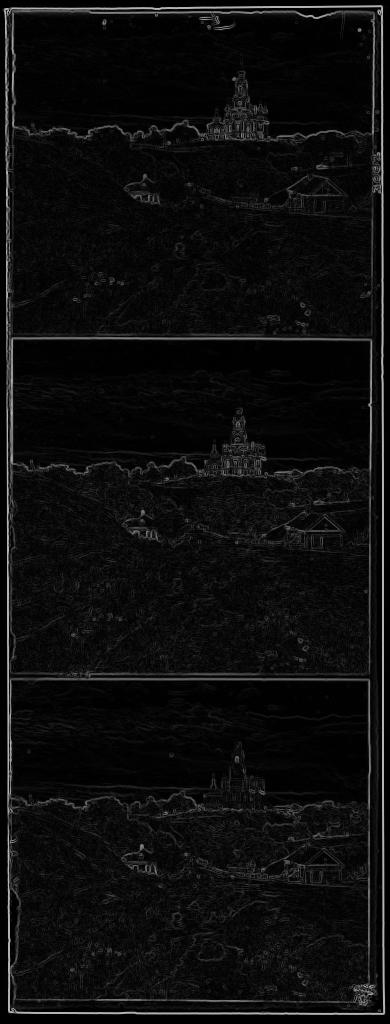
#> input picture P1/sobel_example.jpg, 390 x 1024 px
$ python main.py sobel_example.jpg out.png
#> lines starting #> are read from the running program, lines starting #| are printed output that depends on the picture
import numpy as np
import skimage.io as skio
import skimage.transform as sktr
import skimage.filters as skfil
import math
import argparse
import time


# Sum of Squared Differences
def SSD(A, B):
    return np.sum(np.sum((A-B)**2))


# Normalized Cross Correlation
# [4 lines left out: function NCC, not called in this run]


# Auxiliary function to roll the image horizontally
def move_horizontal(A, n):
    return np.roll(A, n, 1)


# Auxiliary function to roll the image vertically
def move_vertical(A, n):
    return np.roll(A, n, 0)


# Moves the image within a -15 to 15 space and returns
# the movement that results in the best value of func.
# The reverse argument is for NCC, for which we look for the
# maximum number instead of the minimum.
def exhaust_align(A, B, func, reverse):
    list_of_moves = []
    for i in range(-15, 15):
        for j in range(-15, 15):
            moved = move_horizontal(A, i)
            moved = move_vertical(moved, j)
            val = func(moved, B)
            list_of_moves.append([val, [i, j]])

    sorted_list = sorted(list_of_moves, key=lambda x: x[0], reverse=reverse)
    return sorted_list[0][1]


# Sums, formats and prints the accumulate movement
def print_mov_buf(mov_buf):
    red_movement = [0, 0]
    green_movement = [0, 0]
    for mov in mov_buf:
        red_movement = np.add(red_movement, mov[0])
        green_movement = np.add(green_movement, mov[1])
    print("Red movement:\n   x: ", red_movement[0],
          "\n   y: ", red_movement[1],
          "\nGreen movement:\n   x: ", green_movement[0],
          "\n   y: ", green_movement[1])


# Runs a naive search for the optimal movement.
# [31 lines left out: function exhaust_image, not called in this run]


# Pyramid's method recursive function
def recursive_pyramid(R, G, B, mov_buf, method, exponent, min_exponent):
    # If the exponent has reached the minimum,
    # return the final channels and the movement list
    if exponent <= min_exponent:
        return [R, G, B], mov_buf

    # Calculate the downscale factor
    # and rescale the channels
    dif = 2**exponent
    newR = sktr.rescale(R, 1/dif)
    newG = sktr.rescale(G, 1/dif)
    newB = sktr.rescale(B, 1/dif)

    # Sets the reverse value if is going to run NCC
    reversed = method == NCC

    GB = exhaust_align(newG, newB, method, reversed)
    # Moves the downscaled green channel regarding the
    # downscaled blue channel
    newG = move_horizontal(move_vertical(newG, GB[1]), GB[0])
    RG = exhaust_align(newR, newG, method, reversed)

    # Moves the red channel regarding the green channel
    # with the scaling factor as multiplier for the movement
    R = move_horizontal(move_vertical(R, RG[1] * dif), RG[0] * dif)
    # Moves the full scale green channel regarding the blue channel
    # with the scaling factor as multiplier for the movement
    G = move_horizontal(move_vertical(G, GB[1] * dif), GB[0] * dif)

    # Adds scaled movements to ther movement list
    mov_buf.append([np.multiply(RG, dif), np.multiply(GB, dif)])
    # Calls nextjournal iteration with smaller exponent (Bigger image)
    return recursive_pyramid(R, G, B, mov_buf, method, exponent-1, min_exponent)


# Finds an unnatural border and returns its coordinate for
# future trimming
# list_func is the function used to list all the components
# of an axis
# value_funct is the function used to calculate the value of
# a specific axis given an image
# [45 lines left out: functions find_border, auto_crop, not called in this run]


# Evaluates the size of the image
# after being cropped
def crop_eval(x):
    return (x[1]-x[0])*(x[3]-x[2])


# Crops an image given the limits
def crop(img, limits):
    return img[limits[0]:limits[1], limits[2]:limits[3]]


# Starts the recursive process for the pyramid method
def pyramid_search_align(original_image, save_name, method, should_crop, should_full_crop):
#> called with original_image = 'sobel_example.jpg', save_name = 'out.png', should_crop = False, should_full_crop = False
    image = skio.imread(original_image)
#> image is the input picture: shape (1024, 390); min 0, max 204, mean 13.2
    height = int(len(image)/3)
#> height = 341

    # Splits the image
    blue = image[:height]
    green = image[height:2*height]
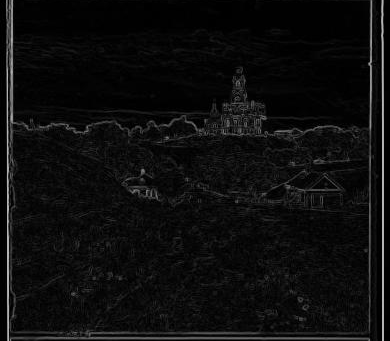
#> green: shape (341, 390); min 0, max 189, mean 13
    red = image[2*height:3*height]

    if should_crop or should_full_crop:
        crops = [auto_crop(blue), auto_crop(green), auto_crop(red)]
        min_crop = min(crops, key=crop_eval)

        # Sets new values for the channels
        blue = crop(blue, min_crop)
        green = crop(green, min_crop)
        red = crop(red, min_crop)

    # Finds the exponent for which the image will have
    # its X-axis downsized to 100
    exponent = int(math.log2(blue.shape[1]/100))
#> exponent = 1

    # If the image is too small to have more than
    # ones pyramid level, set the minimum exponent
    # to 0
    if exponent <= 1:
        min_exponent = 0
    else:
        min_exponent = 1

    RGB_tuple, mov_buf = recursive_pyramid(red, green, blue, [], method, exponent, min_exponent)
#> in recursive_pyramid, `newR = sktr.rescale(R, 1/dif)`:
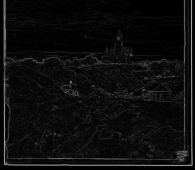
#> newR: shape (170, 195) float64; min 0, max 0.638, mean 0.0542
#> in recursive_pyramid, `newB = sktr.rescale(B, 1/dif)`:
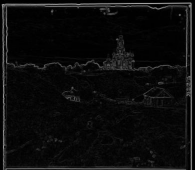
#> newB: shape (170, 195) float64; min 0, max 0.632, mean 0.0498
#> after the loop in exhaust_align, `for i in range(-15, 15):`:
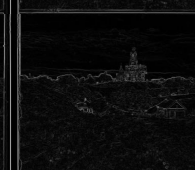
#> moved: shape (170, 195) float64; min 0, max 0.634, mean 0.0511
#> after the loop in exhaust_align, `for i in range(-15, 15):`: list_of_moves = 900 items
#> in recursive_pyramid, `GB = exhaust_align(newG, newB, method, reversed)`: GB = [0, 8]
#> call 2 of exhaust_align, with reverse = False
#> after the loop in exhaust_align (call 2), `for i in range(-15, 15):`:
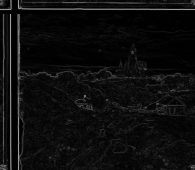
#> moved: shape (170, 195) float64; min 0, max 0.638, mean 0.0542
#> in recursive_pyramid, `RG = exhaust_align(newR, newG, method, reversed)`: RG = [0, 11]
#> in recursive_pyramid, `G = move_horizontal(move_vertical(G, GB[1] * dif), GB[0] * dif)`:
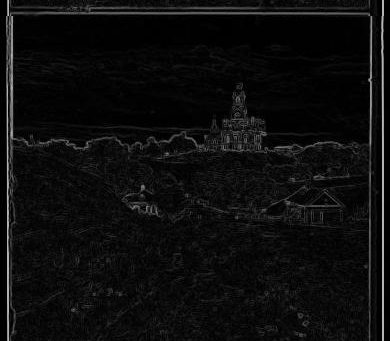
#> G: shape (341, 390); min 0, max 189, mean 13
#> RGB_tuple = 3 items; mov_buf = [[[0, 22], [0, 16]]]
    print_mov_buf(mov_buf)
#> the loop in print_mov_buf, `for mov in mov_buf:` made 1 pass
#> (red_movement, green_movement) on pass 1: ([0, 22], [0, 16])
#| Red movement:
#|    x:  0
#|    y:  22
#| Green movement:
#|    x:  0
#|    y:  16

    R = RGB_tuple[0]
    G = RGB_tuple[1]
    B = RGB_tuple[2]

    if should_full_crop:
        crops = [auto_crop(B), auto_crop(G), auto_crop(R)]
        min_crop = min(crops, key=crop_eval)

        # Sets new values for the channels
        B = crop(B, min_crop)
        G = crop(G, min_crop)
        R = crop(R, min_crop)

    final = np.dstack([R, G, B])
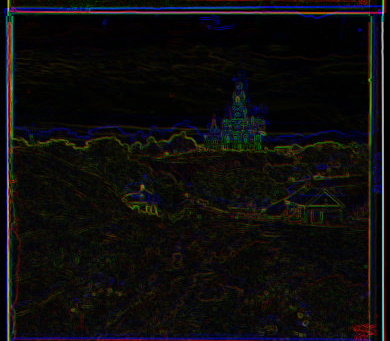
#> final: shape (341, 390, 3); mean of channels 0, 1, 2 13.8, 13, 12.7; drawn as R, G, B
    skio.imsave(save_name, final)


# Set the call parsing elements
parser = argparse.ArgumentParser(description="Image recoloring through channel alignment.")

parser.add_argument('InputFile',
                    metavar='InputFile',
                    type=str,
                    help="The name of the input image.")

parser.add_argument('OutputFile',
                    metavar='OutputFile',
                    type=str,
                    help="The name of the output image.")

parser.add_argument('--NCC',
                    dest="method",
                    action='store_const',
                    const=NCC,
                    default=SSD,
                    help='Sets image aligning method to Normalized Cross Correlation. (Default: Sum of Squared Differences)')

parser.add_argument('--naive',
                    dest="naive",
                    action='store_const',
                    const=True, default=False,
                    help='Sets image to be aligned exhaustively instead of optimized with the pyramid method.')

parser.add_argument('--autocrop',
                    dest="should_crop",
                    action='store_const',
                    const=True, default=False,
                    help='Toggles auto-cropping method that enables better performance and black border removal.')

parser.add_argument('--full-autocrop',
                    dest="should_full_crop",
                    action='store_const',
                    const=True, default=False,
                    help='Toggles auto-cropping method for the initial image state and the final image state.')

args = parser.parse_args()

start_time = time.time()

if args.naive:
    exhaust_image(args.InputFile, args.OutputFile, args.method, args.should_crop, args.should_full_crop)
else:
    pyramid_search_align(args.InputFile, args.OutputFile, args.method, args.should_crop, args.should_full_crop)

print("Runtime: %.5s seconds" % (time.time() - start_time))
